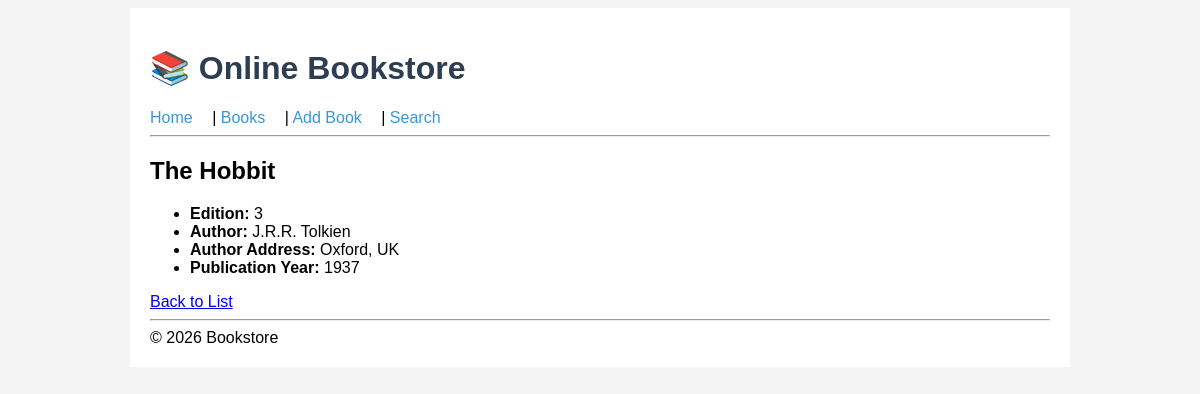
/exam/4/, run on the app's committed database.
### apps/exam/models.py (models this page shows, shortened)
class Book(models.Model):
    title = models.CharField(max_length=200)
    edition = models.IntegerField()
    author = models.ForeignKey(Author, on_delete=models.CASCADE)
    publication_year = models.IntegerField()

class Author(models.Model):
    name = models.CharField(max_length=100)
    address = models.TextField()

### apps/exam/views.py (the view)
# urls.py: path('<int:book_id>/', views.view_book, name='exam_view'),
def view_book(request, book_id):
    book = get_object_or_404(Book, id=book_id)
    return render(request, 'exam/detail.html', {'book': book})

### apps/exam/templates/exam/detail.html (shortened to what this page needs)
{% extends "exam/base.html" %}
{% block content %}
    <h2>{{ book.title }}</h2>
    <ul>
        <li><strong>Edition:</strong> {{ book.edition }}</li>
        <li><strong>Author:</strong> {{ book.author.name }}</li>
        <li><strong>Author Address:</strong> {{ book.author.address }}</li>
        <li><strong>Publication Year:</strong> {{ book.publication_year }}</li>
    </ul>
    <a href="{% url 'exam_list' %}">Back to List</a>
{% endblock %}

### apps/exam/static/exam/css/style.css (style rules this page uses)
body { font-family: Arial, sans-serif; background-color: #f4f4f4; }

### data on the page
Book: title "The Hobbit", edition "3", author.name "J.R.R. Tolkien", author.address "Oxford, UK", publication_year "1937"
